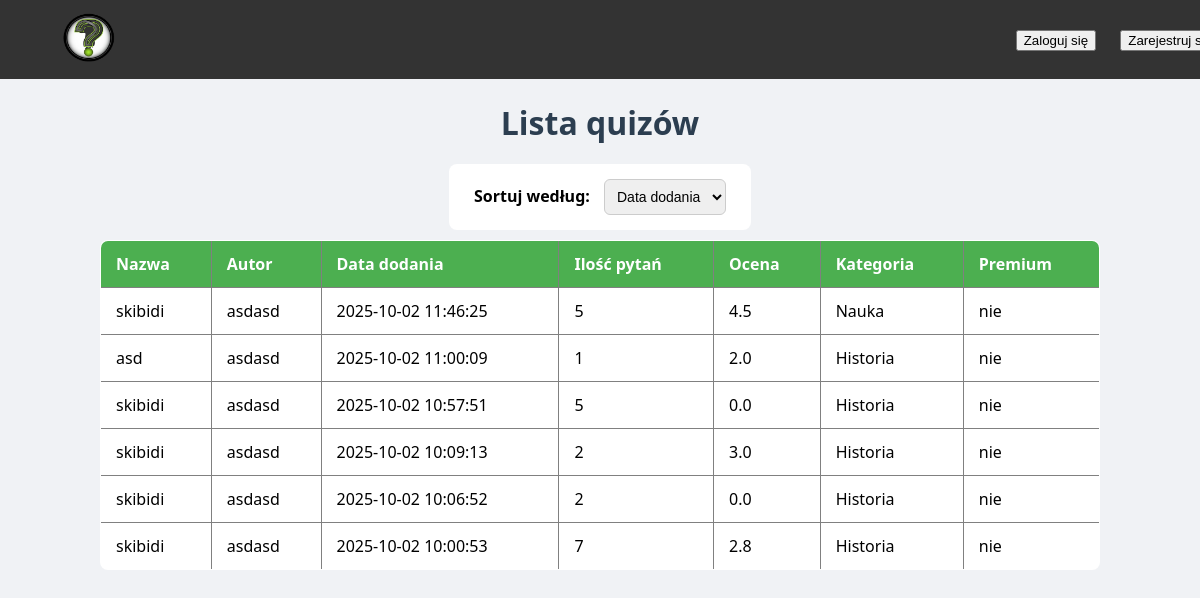
The page / on the database its author committed.
### tables this page shows
CREATE TABLE `quizy` (
  `id` int(11) NOT NULL,
  `id_autor` int(11) DEFAULT NULL,
  `data_dodania` datetime NOT NULL,
  `nazwa` mediumtext NOT NULL,
  `ilosc_pytan` int(11) NOT NULL,
  `kategoria_id` int(11) DEFAULT NULL,
  `ocena_uz` decimal(5,1) NOT NULL,
  `ilosc_ocen` int(11) NOT NULL,
  `premium` tinyint(1) NOT NULL COMMENT 'true/false'
);

CREATE TABLE `uzytkownicy` (
  `id` int(11) NOT NULL,
  `nazwa` varchar(16) NOT NULL,
  `email` varchar(60) NOT NULL,
  `haslo` varchar(255) NOT NULL,
  `premium` tinyint(1) NOT NULL,
  `potwierdzony` tinyint(1) NOT NULL,
  `admin` tinyint(1) NOT NULL
);

CREATE TABLE `kategoria` (
  `id` int(11) NOT NULL,
  `nazwa` text NOT NULL
);

### index.php (the view, shortened to what this page needs)
<?php
$conn = new mysqli("localhost","root","","quizy");
$sort_options = [
    'date' => '`data_dodania` DESC',
    'questions' => '`ilosc_pytan` DESC',
    'category' => '`kategoria_id` ASC',
    'rating' => '`ocena_uz` DESC',
    'premium' => '`premium` DESC'
];
$sort = isset($_GET['sort']) && isset($sort_options[$_GET['sort']]) ? $_GET['sort'] : 'date';
$order_by = $sort_options[$sort];
$result = $conn->query("
    SELECT q.*, k.nazwa AS kategoria, u.nazwa AS autor
    FROM quizy q
    JOIN kategoria k ON q.kategoria_id = k.id
    JOIN uzytkownicy u ON q.id_autor = u.id
    ORDER BY $order_by LIMIT 10
");
?>
<!DOCTYPE html>
<html lang="pl">
<head>
    <link rel="stylesheet" href="index.css">
</head>
<body>
    <nav class= "hotbar">
        <div class="left">
    <a href="index.php">  <a href="index.php"><img src="logoo.png" alt="skibidi" width="60" height="50"></a></a>
  </div>
        <div>
<?php if(isset($_SESSION['user'])): ?>
    Witaj, <?=($_SESSION['user'])?>
    <a href="wyloguj.php"><button>Wyloguj się</button></a>
    <a href="profil.php"><button>Moje quizy</button></a>
    <a href="znajomi.php"><button>Znajomi</button></a>
    <?php if($_SESSION['admin'] == '1'): ?>
        <a href="admin.php"><button>Panel admina</button></a>
    <?php endif; ?>
    <a href="dodaj_quiz.php"><button>Utwórz nowy quiz</button></a>
<?php else: ?>
    <a href="logowanie.php"><button>Zaloguj się</button></a>
    <a href="rejestracja.php"><button>Zarejestruj się</button></a>
<?php endif; ?>
</div>
</nav>
<h1>Lista quizów</h1>
<form method="get" style="margin-bottom:10px;">
    <label for="sort">Sortuj według:</label>
    <select name="sort" id="sort" onchange="this.form.submit()">
        <option value="date" <?=($sort=='date'? 'selected':'')?>>Data dodania</option>
    </select>
</form>
<table border="1" cellpadding="5">
<tr>
    <th>Nazwa</th><th>Autor</th><th>Data dodania</th><th>Ilość pytań</th><th>Ocena</th><th>Kategoria</th><th>Premium</th>
</tr>
<?php while($row = $result->fetch_assoc()): ?>
<tr>
    <tr onclick="window.location='graj.html?id=<?= $row['id'] ?>'" style="cursor:pointer;">
    <td><?= $row['nazwa'] ?></td>
    <td><?= $row['autor'] ?></td>
    <td><?= $row['data_dodania'] ?></td>
    <td><?= $row['ilosc_pytan'] ?></td>
    <td><?= $row['ocena_uz'] ?></td>
    <td><?= $row['kategoria'] ?></td>
    <td><?= $row['premium'] ? 'tak' : 'nie' ?></td>
</tr>
</tr>
<?php endwhile; ?>
</table>
</body>
</html>

### index.css (style rules this page uses)
.hotbar { width: 100%; background-color: #333; display: flex; justify-content: space-between; align-items: center; padding: 12px 30px; position: fixed; top: 0; left: 0; z-index: 1000; }
.hotbar a { color: white; font-weight: bold; font-size: 16px; margin: 0 10px; }
body { font-family: 'Segoe UI', Tahoma, Geneva, Verdana, sans-serif; background-color: #f0f2f5; margin: 0; padding: 80px 20px 20px; display: flex; flex-direction: column; align-items: center; }
h1 { color: #2c3e50; margin-bottom: 20px; }
form { background-color: #ffffff; padding: 15px 25px; border-radius: 8px; margin-bottom: 20px; }
label { font-weight: bold; margin-right: 10px; }
select { padding: 8px; border-radius: 6px; border: 1px solid #ccc; font-size: 14px; }
table { width: 95%; max-width: 1000px; border-collapse: collapse; background-color: #ffffff; border-radius: 8px; overflow: hidden; }
th, td { padding: 12px 15px; text-align: left; border-bottom: 1px solid #ddd; }
th { background-color: #4CAF50; color: white; font-weight: 600; }
tr { transition: background-color 0.2s ease; cursor: pointer; }

### rows shown on the page
quizy: nazwa "skibidi", id_autor.nazwa "asdasd", data_dodania "2025-10-02 11:46:25", ilosc_pytan "5", ocena_uz "4.5", kategoria.nazwa "Nauka", premium "nie"
quizy: nazwa "asd", id_autor.nazwa "asdasd", data_dodania "2025-10-02 11:00:09", ilosc_pytan "1", ocena_uz "2.0", kategoria.nazwa "Historia", premium "nie"
quizy: nazwa "skibidi", id_autor.nazwa "asdasd", data_dodania "2025-10-02 10:57:51", ilosc_pytan "5", ocena_uz "0.0", kategoria.nazwa "Historia", premium "nie"
quizy: nazwa "skibidi", id_autor.nazwa "asdasd", data_dodania "2025-10-02 10:09:13", ilosc_pytan "2", ocena_uz "3.0", kategoria.nazwa "Historia", premium "nie"
quizy: nazwa "skibidi", id_autor.nazwa "asdasd", data_dodania "2025-10-02 10:06:52", ilosc_pytan "2", ocena_uz "0.0", kategoria.nazwa "Historia", premium "nie"
quizy: nazwa "skibidi", id_autor.nazwa "asdasd", data_dodania "2025-10-02 10:00:53", ilosc_pytan "7", ocena_uz "2.8", kategoria.nazwa "Historia", premium "nie"
